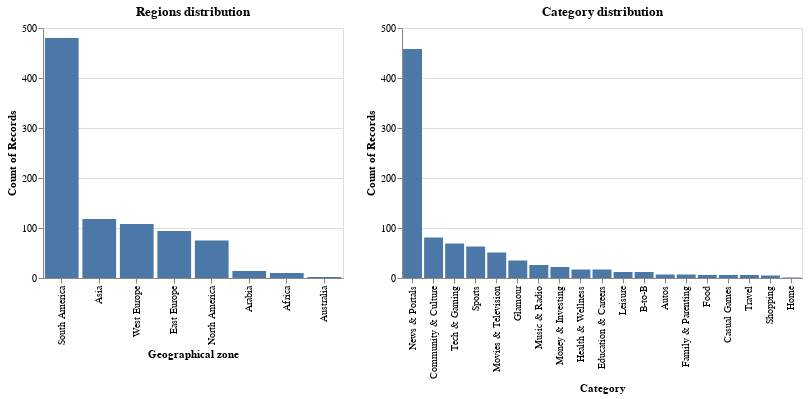

Notebook code for this chart:
### Markdown cell above
- ## Categorical features interpretation

### Code cell
hist_regions = alt.Chart(groupby_domains).mark_bar().encode(
    x=alt.X('Geographical zone', sort=alt.Sort(op="count",order="descending")),
    y='count()',
).properties(
    width=300,
    height=250,
    title="Regions distribution"
).interactive()

hist_cat = alt.Chart(groupby_domains).mark_bar().encode(
    x=alt.X('Category', sort=alt.Sort(op="count",order="descending")),
    y='count()',
).properties(
    width=400,
    height=250,
    title="Category distribution"
).interactive()

features_distribution2 = hist_regions | hist_cat
features_distribution2.save('Graphs/features_distribution2.html')
features_distribution2

### Figure 1 — Vega-Lite specification as saved in the notebook (floating-point values rounded to 4 significant figures; data arrays with more than 128 entries replaced by an {"elided": "..."} marker saying what was removed)
{"config": {"view": {"continuousWidth": 400, "continuousHeight": 300}}, "hconcat": [{"mark": "bar", "encoding": {"x": {"type": "nominal", "field": "Geographical zone", "sort": {"op": "count", "order": "descending"}}, "y": {"type": "quantitative", "aggregate": "count"}}, "height": 250, "selection": {"selector007": {"type": "interval", "bind": "scales", "encodings": ["x", "y"]}}, "title": "Regions distribution", "width": 300}, {"mark": "bar", "encoding": {"x": {"type": "nominal", "field": "Category", "sort": {"op": "count", "order": "descending"}}, "y": {"type": "quantitative", "aggregate": "count"}}, "height": 250, "selection": {"selector008": {"type": "interval", "bind": "scales", "encodings": ["x", "y"]}}, "title": "Category distribution", "width": 400}], "data": {"name": "data-6b1c475a5f00daad15ca9aec3b71ed4d"}, "$schema": "https://vega.github.io/schema/vega-lite/v4.8.1.json", "datasets": {"data-6b1c475a5f00daad15ca9aec3b71ed4d": {"elided": "901 records"}}}
